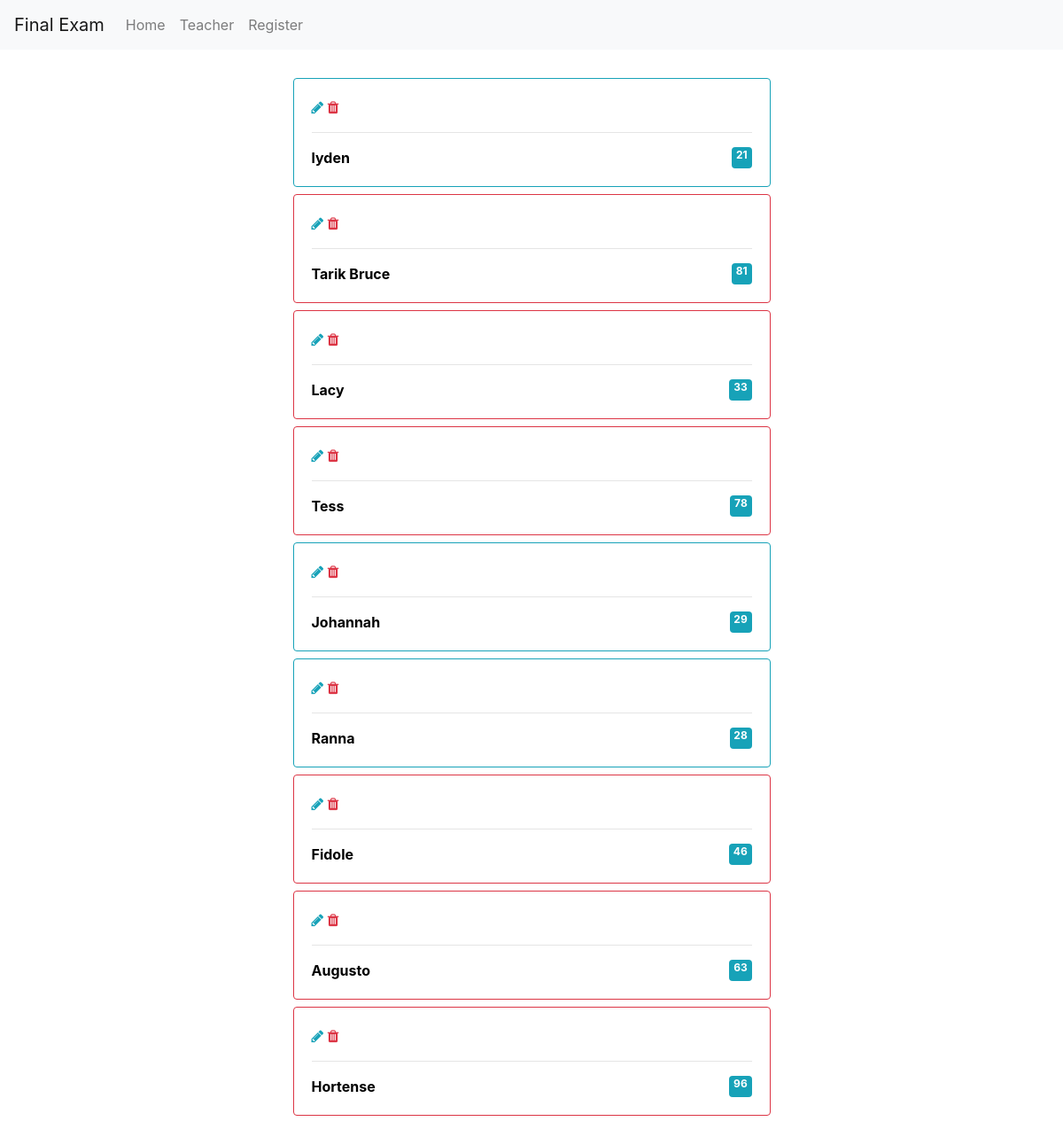
Screenshot of /?page=teacher with the database file from the repository.
### tables this page shows
CREATE TABLE `teacher` (
  `id` int(11) NOT NULL,
  `name` varchar(100) NOT NULL,
  `age` int(100) NOT NULL,
  `info` varchar(200) NOT NULL
);

### database.php (called while the page is built, shortened)
<?php
    function db() {
        return new mysqli('localhost', 'root', '', 'final_db');
    }
    function selectAll() {
        return db()->query("SELECT * FROM teacher ORDER BY id DESC");
    }
?>

### views/teacher.php (the view, shortened to what this page needs)
<div class="container p-3 mt-3">
    <?php
        require_once('database.php');
        $allTeacher = selectAll();
        foreach($allTeacher as $teacher):
    ?>
    <div class="row">
        <div class="col-3"></div>
        <div class="col-6">
            <?php if($teacher['age'] < 30) : ?>
                <div class="card mb-2 border border-info">
            <?php else : ?>
                <div class="card mb-2 border border-danger">
            <?php endif; ?>
                    <div class="card-body">
                        <div class="action">
                            <a href="views/update_view.php?id=<?=$teacher['id']?>">
                                <i class="fa fa-pencil text-info"></i>
                            </a>
                            <a href="models/delete_model.php?id=<?= $teacher['id']?>">
                                <i class="fa fa-trash text-danger"></i>
                            </a>
                        </div>
                <hr>
                <a href="views/detail_view.php?id=<?=$teacher['id']?>" style="text-decoration: none; color: #000">
                    <div class="d-flex justify-content-between">
                        <strong><?= $teacher['name']?></strong>
                        <span class="badge badge-info"><?= $teacher['age']?></span>
                    </div>
                </a>
                </div>
            </div>
        </div>
        <div class="col-3"></div>
    </div>
    <?php endforeach; ?>
</div>

### partial/navbar.php (shortened to what this page needs)
<nav class="navbar navbar-expand-lg navbar-light bg-light" style="background-color: #e3f2fd;">
  <a class="navbar-brand" href="#">Final Exam</a>
  <div class="collapse navbar-collapse" id="navbarNavAltMarkup">
    <div class="navbar-nav">
      <a class="nav-item nav-link" href="?page=home">Home</a>
      <a class="nav-item nav-link" href="?page=teacher">Teacher</a>
      <a class="nav-item nav-link" href="?page=create_view">Register</a>
    </div>
  </div>
</nav>

### partial/header.php (shortened to what this page needs)
<!DOCTYPE html>
<html lang="en">
<head>
    <link rel="stylesheet" href="https://cdnjs.cloudflare.com/ajax/libs/font-awesome/4.7.0/css/font-awesome.min.css">
    <link rel="stylesheet" href="https://maxcdn.bootstrapcdn.com/bootstrap/4.5.2/css/bootstrap.min.css">
</head>
<body>

### index.php
<?php
    include_once('partial/navbar.php');
    include_once('partial/header.php');
    if (isset($_GET['page'])){
        if($_GET['page'] == "home"){
            include_once('views/home.php');
        }elseif($_GET['page'] == "teacher"){
            include_once('views/teacher.php');
        }elseif($_GET['page'] == "create_view"){
            include_once('views/create_view.php');
        }else{
            include_once('views/404.php');
        }
    }else {
        include_once('views/home.php');
    }
    include_once('partial/footer.php');
?>

### partial/footer.php (shortened to what this page needs)
</body>
</html>

### rows the page displays
teacher: name "lyden", age "21"
teacher: name "Tarik Bruce", age "81"
teacher: name "Lacy", age "33"
teacher: name "Tess", age "78"
teacher: name "Johannah", age "29"
teacher: name "Ranna", age "28"
teacher: name "Fidole", age "46"
teacher: name "Augusto", age "63"
teacher: name "Hortense", age "96"
